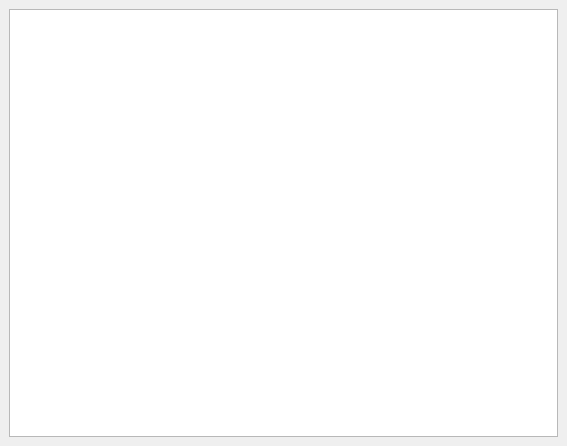
<?xml version="1.0" encoding="UTF-8"?>
<ui version="4.0">
 <class>MainWindow</class>
 <widget class="QMainWindow" name="MainWindow">
  <property name="geometry">
   <rect>
    <x>0</x>
    <y>0</y>
    <width>567</width>
    <height>446</height>
   </rect>
  </property>
  <property name="windowTitle">
   <string>Ultimate Game</string>
  </property>
  <widget class="QWidget" name="centralwidget">
   <layout class="QGridLayout" name="gridLayout">
    <item row="0" column="0">
     <widget class="QGraphicsView" name="graphicsView">
      <property name="focusPolicy">
       <enum>Qt::NoFocus</enum>
      </property>
      <property name="renderHints">
       <set>QPainter::Antialiasing</set>
      </property>
     </widget>
    </item>
   </layout>
  </widget>
 </widget>
 <resources/>
 <connections/>
</ui>
